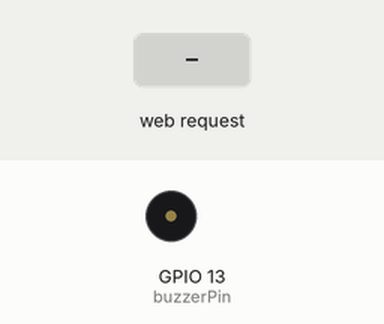
Bench run of a sketch on a simulated ESP32. On the bench: buzzer (waves = sounding). Inputs (shaded band) come from the test bench. WiFi joins after 1.5 s; servers stay silent unless stated; the camera gives no picture; what the sketch prints to the serial monitor is not drawn.

Above: at 3.0 s.
3.1 s: HTTP request GET /phone received
At 3.35 s:
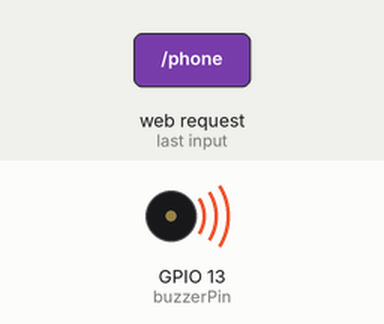
Timing chart, 0 to 6.1 s (numbered marks = the images above; inputs shaded):
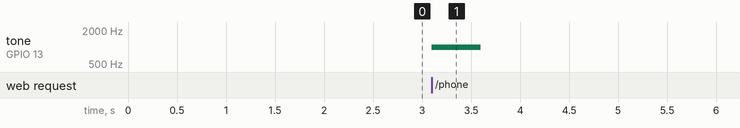

Measured:
- after the input at 3.1 s, tone on GPIO 13 (buzzerPin): silent → 1000 Hz at once, → silent 0.50 s later

The sketch:

object_detections_yolo.ino
```cpp
#include <WiFi.h>
#include <WebServer.h>
#include "esp_camera.h"
const int buzzerPin=13;
const char* WIFI_SSID = "gnet 2022";
const char* WIFI_PASS = "58259904";

WebServer server(80);

// Configuration des pins pour AI-Thinker ESP32-CAM
#define PWDN_GPIO_NUM     32
#define RESET_GPIO_NUM    -1
#define XCLK_GPIO_NUM      0
#define SIOD_GPIO_NUM     26
#define SIOC_GPIO_NUM     27
#define Y9_GPIO_NUM       35
#define Y8_GPIO_NUM       34
#define Y7_GPIO_NUM       39
#define Y6_GPIO_NUM       36
#define Y5_GPIO_NUM       21
#define Y4_GPIO_NUM       19
#define Y3_GPIO_NUM       18
#define Y2_GPIO_NUM        5
#define VSYNC_GPIO_NUM    25
#define HREF_GPIO_NUM     23
#define PCLK_GPIO_NUM     22
void handleBUZZER(){
  tone(buzzerPin, 1000, 500);
  delay(1000);
  server.send(200,"text/plain","phone detected");

}
void handleJpg() {
  camera_fb_t * fb = esp_camera_fb_get();
  if (!fb) {

    server.send(503, "", "");
    return;
  }

  server.setContentLength(fb->len);
  server.send(200, "image/jpeg");
  WiFiClient client = server.client();
  client.write(fb->buf, fb->len);

  esp_camera_fb_return(fb);
}

void setup() {
  Serial.begin(115200);
  Serial.println();
  pinMode(buzzerPin,OUTPUT);
  // Configuration de la caméra
  camera_config_t config;
  config.ledc_channel = LEDC_CHANNEL_0;
  config.ledc_timer = LEDC_TIMER_0;
  config.pin_d0 = Y2_GPIO_NUM;
  config.pin_d1 = Y3_GPIO_NUM;
  config.pin_d2 = Y4_GPIO_NUM;
  config.pin_d3 = Y5_GPIO_NUM;
  config.pin_d4 = Y6_GPIO_NUM;
  config.pin_d5 = Y7_GPIO_NUM;
  config.pin_d6 = Y8_GPIO_NUM;
  config.pin_d7 = Y9_GPIO_NUM;
  config.pin_xclk = XCLK_GPIO_NUM;
  config.pin_pclk = PCLK_GPIO_NUM;
  config.pin_vsync = VSYNC_GPIO_NUM;
  config.pin_href = HREF_GPIO_NUM;
  config.pin_sscb_sda = SIOD_GPIO_NUM;
  config.pin_sscb_scl = SIOC_GPIO_NUM;
  config.pin_pwdn = PWDN_GPIO_NUM;
  config.pin_reset = RESET_GPIO_NUM;
  config.xclk_freq_hz = 20000000;
  config.pixel_format = PIXFORMAT_JPEG;

  // Qualité JPEG (10-63, plus bas = meilleure qualité)
  if(psramFound()){
    config.frame_size = FRAMESIZE_UXGA; // 1600x1200
    config.jpeg_quality = 10;
    config.fb_count = 2;
  } else {
    config.frame_size = FRAMESIZE_SVGA; // 800x600
    config.jpeg_quality = 12;
    config.fb_count = 1;
  }

  // Initialisation de la caméra
  esp_err_t err = esp_camera_init(&config);
  if (err != ESP_OK) {
    Serial.printf("Camera init failed with error 0x%x", err);
    return;
  }

  // Connexion WiFi
  WiFi.mode(WIFI_STA);
  WiFi.begin(WIFI_SSID, WIFI_PASS);

  Serial.print("Connecting to WiFi");
  while (WiFi.status() != WL_CONNECTED) {
    delay(500);
    Serial.print(".");
  }
  Serial.println();

  Serial.print("Camera Ready! Use 'http://");
  Serial.print(WiFi.localIP());
  Serial.println("/cam.jpg' to connect");

  server.on("/cam.jpg", handleJpg);
  server.on("/phone",handleBUZZER);
  server.begin();

}

void loop() {
  server.handleClient();
}
```
